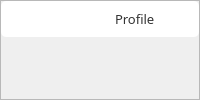
     <widget class="QFrame" name="frame_30">
      <property name="styleSheet">
       <string notr="true"/>
      </property>
      <property name="frameShape">
       <enum>QFrame::StyledPanel</enum>
      </property>
      <property name="frameShadow">
       <enum>QFrame::Raised</enum>
      </property>
      <layout class="QVBoxLayout" name="verticalLayout_5">
       <property name="spacing">
        <number>5</number>
       </property>
       <property name="leftMargin">
        <number>0</number>
       </property>
       <property name="topMargin">
        <number>0</number>
       </property>
       <property name="rightMargin">
        <number>0</number>
       </property>
       <property name="bottomMargin">
        <number>0</number>
       </property>
       <item>
        <widget class="QFrame" name="frame_32">
         <property name="maximumSize">
          <size>
           <width>16777215</width>
           <height>40</height>
          </size>
         </property>
         <property name="styleSheet">
          <string notr="true">background-color: #fff;
border-radius: 5px</string>
         </property>
         <property name="frameShape">
          <enum>QFrame::StyledPanel</enum>
         </property>
         <property name="frameShadow">
          <enum>QFrame::Raised</enum>
         </property>
         <layout class="QHBoxLayout" name="horizontalLayout_29">
          <property name="spacing">
           <number>5</number>
          </property>
          <property name="leftMargin">
           <number>9</number>
          </property>
          <property name="topMargin">
           <number>5</number>
          </property>
          <property name="rightMargin">
           <number>9</number>
          </property>
          <property name="bottomMargin">
           <number>5</number>
          </property>
          <item>
           <widget class="QFrame" name="frame_33">
            <property name="frameShape">
             <enum>QFrame::StyledPanel</enum>
            </property>
            <property name="frameShadow">
             <enum>QFrame::Raised</enum>
            </property>
            <layout class="QHBoxLayout" name="horizontalLayout_30">
             <property name="spacing">
              <number>0</number>
             </property>
             <property name="leftMargin">
              <number>0</number>
             </property>
             <property name="topMargin">
              <number>0</number>
             </property>
             <property name="rightMargin">
              <number>0</number>
             </property>
             <property name="bottomMargin">
              <number>0</number>
             </property>
             <item>
              <widget class="QLabel" name="current_page_label">
               <property name="font">
                <font>
                 <family>Noto Sans Black</family>
                 <pointsize>14</pointsize>
                 <weight>10</weight>
                 <italic>false</italic>
                 <bold>false</bold>
                </font>
               </property>
               <property name="styleSheet">
                <string notr="true">font: 87 14pt &quot;Noto Sans Black&quot;;
color: #333333;</string>
               </property>
               <property name="text">
                <string/>
               </property>
              </widget>
             </item>
            </layout>
           </widget>
          </item>
          <item alignment="Qt::AlignRight">
           <widget class="QFrame" name="frame_31">
            <property name="frameShape">
             <enum>QFrame::StyledPanel</enum>
            </property>
            <property name="frameShadow">
             <enum>QFrame::Raised</enum>
            </property>
            <layout class="QHBoxLayout" name="horizontalLayout_28">
             <property name="spacing">
              <number>5</number>
             </property>
             <property name="leftMargin">
              <number>0</number>
             </property>
             <property name="topMargin">
              <number>0</number>
             </property>
             <property name="rightMargin">
              <number>0</number>
             </property>
             <property name="bottomMargin">
              <number>0</number>
             </property>
             <item>
              <widget class="QLabel" name="username_label">
               <property name="font">
                <font>
                 <family>Noto Sans SemiBold</family>
                 <pointsize>10</pointsize>
                 <weight>7</weight>
                 <italic>false</italic>
                 <bold>false</bold>
                </font>
               </property>
               <property name="styleSheet">
                <string notr="true">font: 63 10pt &quot;Noto Sans SemiBold&quot;;
color: #333333;</string>
               </property>
               <property name="text">
                <string>Profile</string>
               </property>
              </widget>
             </item>
             <item>
              <spacer name="horizontalSpacer">
               <property name="orientation">
                <enum>Qt::Horizontal</enum>
               </property>
               <property name="sizeType">
                <enum>QSizePolicy::Fixed</enum>
               </property>
               <property name="sizeHint" stdset="0">
                <size>
                 <width>5</width>
                 <height>20</height>
                </size>
               </property>
              </spacer>
             </item>
             <item alignment="Qt::AlignRight">
              <widget class="QPushButton" name="profile_pushButton">
               <property name="minimumSize">
                <size>
                 <width>25</width>
                 <height>25</height>
                </size>
               </property>
               <property name="maximumSize">
                <size>
                 <width>25</width>
                 <height>25</height>
                </size>
               </property>
               <property name="cursor">
                <cursorShape>PointingHandCursor</cursorShape>
               </property>
               <property name="styleSheet">
                <string notr="true">background-color: #fff;
border: none;
color: black;
border-radius: 17px;</string>
               </property>
               <property name="text">
                <string/>
               </property>
               <property name="icon">
                <iconset>
                 <normaloff>../../../resources/icons/black-theme/user.png</normaloff>../../../resources/icons/black-theme/user.png</iconset>
               </property>
              </widget>
             </item>
            </layout>
           </widget>
          </item>
         </layout>
        </widget>
       </item>
       <item>
        <widget class="QWidget" name="content_widget" native="true">
         <property name="sizePolicy">
          <sizepolicy hsizetype="Preferred" vsizetype="Preferred">
           <horstretch>0</horstretch>
           <verstretch>10</verstretch>
          </sizepolicy>
         </property>
         <widget class="QFrame" name="frame_34">
          <property name="geometry">
           <rect>
            <x>50</x>
            <y>-110</y>
            <width>554</width>
            <height>45</height>
           </rect>
          </property>
          <property name="styleSheet">
           <string notr="true">background-color: #fff;
border-radius: 5px</string>
          </property>
          <property name="frameShape">
           <enum>QFrame::StyledPanel</enum>
          </property>
          <property name="frameShadow">
           <enum>QFrame::Raised</enum>
          </property>
          <layout class="QHBoxLayout" name="horizontalLayout_31">
           <property name="spacing">
            <number>5</number>
           </property>
           <property name="leftMargin">
            <number>0</number>
           </property>
           <property name="topMargin">
            <number>0</number>
           </property>
           <property name="rightMargin">
            <number>0</number>
           </property>
           <property name="bottomMargin">
            <number>0</number>
           </property>
           <item>
            <widget class="QFrame" name="frame_35">
             <property name="frameShape">
              <enum>QFrame::StyledPanel</enum>
             </property>
             <property name="frameShadow">
              <enum>QFrame::Raised</enum>
             </property>
             <layout class="QHBoxLayout" name="horizontalLayout_32">
              <property name="spacing">
               <number>0</number>
              </property>
              <property name="leftMargin">
               <number>0</number>
              </property>
              <property name="topMargin">
               <number>0</number>
              </property>
              <property name="rightMargin">
               <number>0</number>
              </property>
              <property name="bottomMargin">
               <number>0</number>
              </property>
              <item>
               <widget class="QLabel" name="current_page_label_2">
                <property name="styleSheet">
                 <string notr="true">font: 87 16pt &quot;Noto Sans Black&quot;;
color: #333333;</string>
                </property>
                <property name="text">
                 <string>n/a</string>
                </property>
               </widget>
              </item>
             </layout>
            </widget>
           </item>
           <item alignment="Qt::AlignRight">
            <widget class="QFrame" name="frame_36">
             <property name="frameShape">
              <enum>QFrame::StyledPanel</enum>
             </property>
             <property name="frameShadow">
              <enum>QFrame::Raised</enum>
             </property>
             <layout class="QHBoxLayout" name="horizontalLayout_33">
              <property name="spacing">
               <number>5</number>
              </property>
              <property name="leftMargin">
               <number>5</number>
              </property>
              <property name="topMargin">
               <number>5</number>
              </property>
              <property name="rightMargin">
               <number>5</number>
              </property>
              <property name="bottomMargin">
               <number>5</number>
              </property>
              <item alignment="Qt::AlignRight">
               <widget class="QPushButton" name="profile_pushButton_2">
                <property name="minimumSize">
                 <size>
                  <width>35</width>
                  <height>35</height>
                 </size>
                </property>
                <property name="maximumSize">
                 <size>
                  <width>35</width>
                  <height>35</height>
                 </size>
                </property>
                <property name="cursor">
                 <cursorShape>PointingHandCursor</cursorShape>
                </property>
                <property name="styleSheet">
                 <string notr="true">background-color: #fff;
border: none;
color: black;
border-radius: 17px;</string>
                </property>
                <property name="text">
                 <string/>
                </property>
                <property name="icon">
                 <iconset>
                  <normaloff>../../../resources/icons/black-theme/user.png</normaloff>../../../resources/icons/black-theme/user.png</iconset>
                </property>
               </widget>
              </item>
             </layout>
            </widget>
           </item>
          </layout>
         </widget>
        </widget>
       </item>
      </layout>
     </widget>
